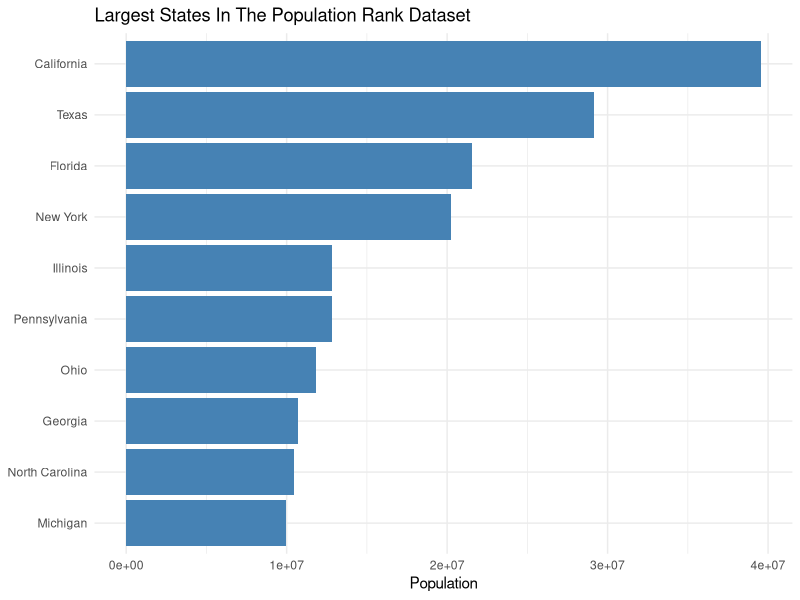
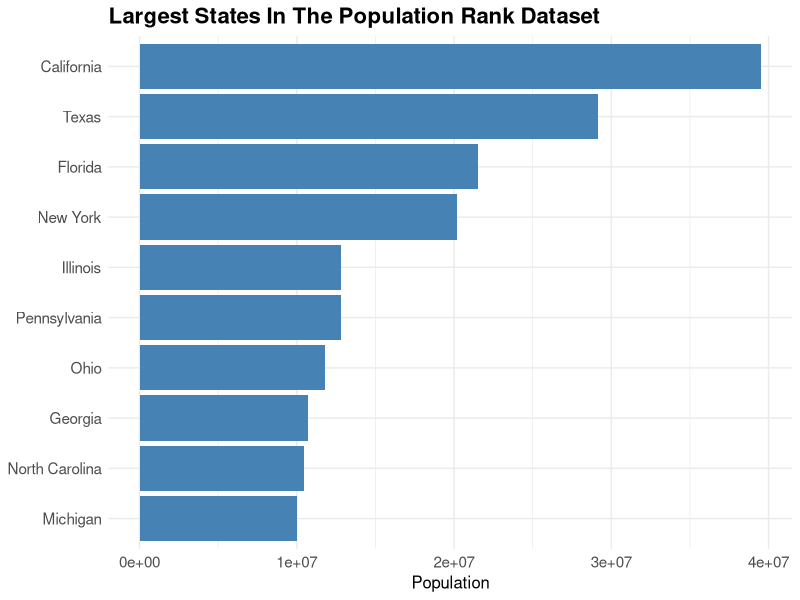

Write R code to recreate these figures, in order.
## ---- chunk 1
#| include: false
library(dplyr)
library(ggplot2)
## ---- chunk 2
states <- readr::read_csv("data/real/state_population_ranks.csv")

top_states <- states |>
  slice_max(population, n = 10) |>
  mutate(state_name = reorder(state_name, population))

p1 <- ggplot(top_states, aes(x = state_name, y = population)) +
  geom_col(fill = "steelblue") +
  coord_flip() +
  labs(
    title = "Largest States In The Population Rank Dataset",
    x = NULL,
    y = "Population"
  ) +
  theme_minimal()

p1
## ---- chunk 3
p2 <- p1 +
  theme(
    plot.title = element_text(size = 16, face = "bold"),
    axis.text = element_text(size = 11),
    axis.title = element_text(size = 12)
  )

p2
